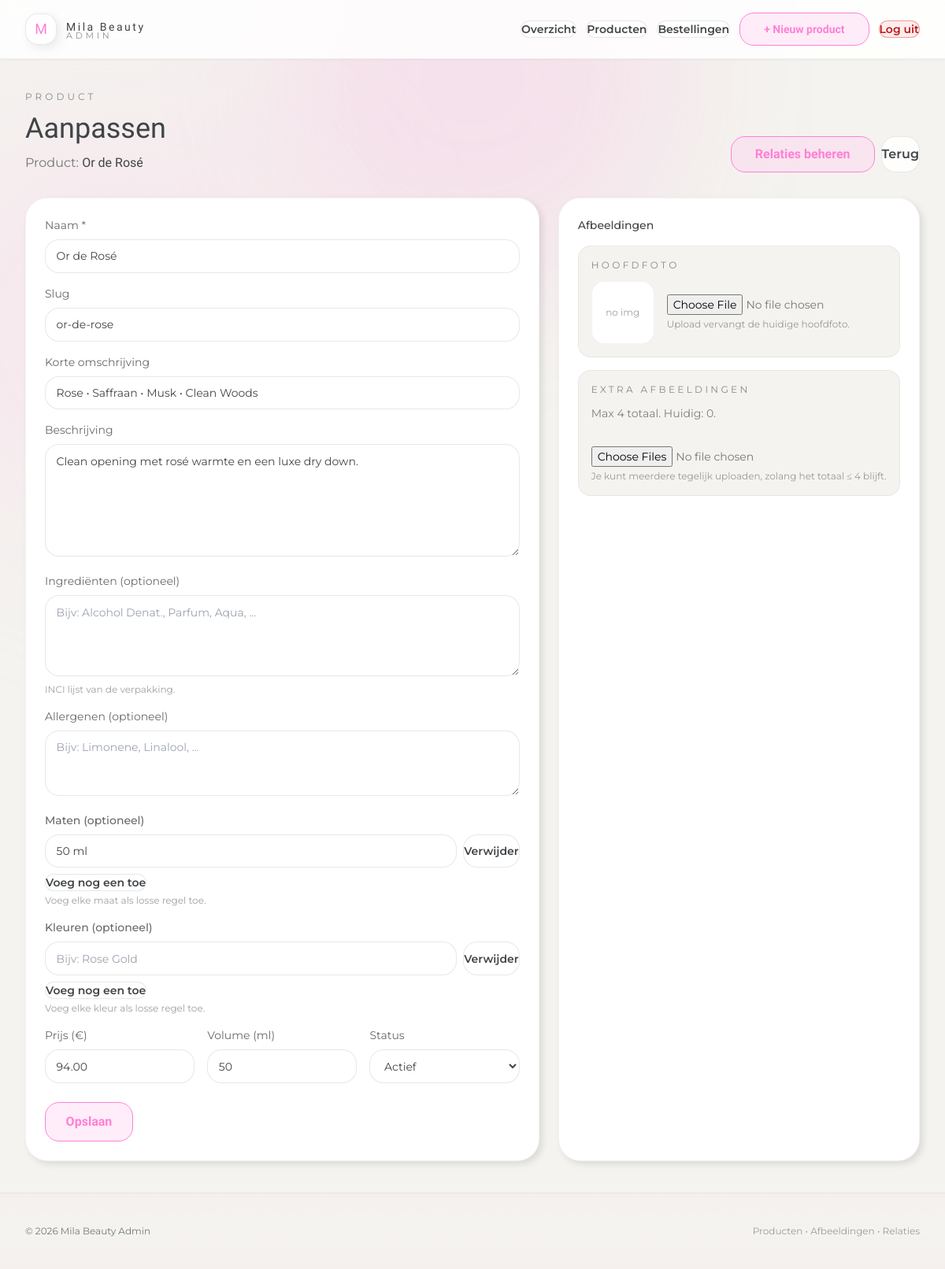
The app's page /admin/products/edit.php?id=2 (signed in) with its own data.
### tables this page shows
CREATE TABLE IF NOT EXISTS products
(
    id                int(10) UNSIGNED NOT NULL AUTO_INCREMENT PRIMARY KEY,
name              varchar(160)     NOT NULL,
    slug              varchar(200)     NOT NULL,
    short_description varchar(255)              DEFAULT NULL,
    description       text                      DEFAULT NULL,
    ingredients       text                      DEFAULT NULL,
    allergens         text                      DEFAULT NULL,
    price             decimal(10, 2)            DEFAULT NULL,
    volume_ml         int(11)                   DEFAULT NULL,
    is_active        tinyint(1)       NOT NULL DEFAULT 1,
    main_image        varchar(255)              DEFAULT NULL,
    created_at        datetime         NOT NULL DEFAULT current_timestamp(),
    updated_at        datetime         NOT NULL DEFAULT current_timestamp() ON UPDATE current_timestamp()
);

### config/db.php (called while the page is built, shortened)
<?php
function h(string $value): string
{
    return htmlspecialchars($value, ENT_QUOTES, 'UTF-8');
}

### admin/products/edit.php (the view, shortened to what this page needs)
<?php
require_once __DIR__ . '/../../config/db.php';
$pdo = db();
$id = (int)($_GET['id'] ?? 0);
$stmt = $pdo->prepare("SELECT * FROM products WHERE id = ? LIMIT 1");
$stmt->execute([$id]);
$product = $stmt->fetch();
$errors = [];
$sizeInputs = [''];
$colorInputs = [''];
$stmt = $pdo->prepare("SELECT size_label FROM product_sizes WHERE product_id=? ORDER BY sort_order ASC, id ASC");
$stmt->execute([$id]);
$sizeRows = $stmt->fetchAll(PDO::FETCH_COLUMN);
$stmt = $pdo->prepare("SELECT color_label FROM product_colors WHERE product_id=? ORDER BY sort_order ASC, id ASC");
$stmt->execute([$id]);
$colorRows = $stmt->fetchAll(PDO::FETCH_COLUMN);
if ($_SERVER['REQUEST_METHOD'] !== 'POST' || !$errors) {
    $sizeInputs = $sizeRows ?: [''];
    $colorInputs = $colorRows ?: [''];
}
$stmt = $pdo->prepare("SELECT * FROM product_images WHERE product_id=? ORDER BY sort_order ASC, id ASC");
$stmt->execute([$id]);
$extraImages = $stmt->fetchAll();
include __DIR__ . '/../includes/header.php';
?>
<div class="flex items-end justify-between gap-6 flex-wrap">
    <div>
        <div class="text-xs tracking-[.34em] uppercase text-brandText/60">Product</div>
        <h1 class="mt-3 font-serif text-3xl md:text-4xl">Aanpassen</h1>
        <p class="mt-3 text-brandText/70">Product: <span class="text-brandText font-serif"><?= h($product['name']) ?></span></p>
    </div>
    <div class="flex gap-2">
        <a class="btn btn-primary"
           href="relations.php?id=<?= (int)$id ?>">Relaties beheren</a>
        <a class="btn btn-secondary"
           href="/admin/products/">Terug</a>
    </div>
</div>
<form class="mt-8 grid lg:grid-cols-12 gap-6" method="post" enctype="multipart/form-data">
    <div class="lg:col-span-7 rounded-[28px] p-6 bg-white shadow-card border border-black/5">
        <div class="grid gap-4">
            <label class="text-sm text-brandText/80">
                Naam *
                <input name="name" value="<?= h((string)$product['name']) ?>" class="mt-2 input-field" />
            </label>
            <label class="text-sm text-brandText/80">
                Slug
                <input name="slug" value="<?= h((string)$product['slug']) ?>" class="mt-2 input-field" />
            </label>
            <label class="text-sm text-brandText/80">
                Korte omschrijving
                <input name="short_description" value="<?= h((string)($product['short_description'] ?? '')) ?>" class="mt-2 input-field" />
            </label>
            <label class="text-sm text-brandText/80">
                Beschrijving
                <textarea name="description" rows="6" class="mt-2 input-field"><?= h((string)($product['description'] ?? '')) ?></textarea>
            </label>
            <label class="text-sm text-brandText/80">
                Ingrediënten (optioneel)
                <textarea name="ingredients" rows="4"
                          class="mt-2 input-field"
                          placeholder="Bijv: Alcohol Denat., Parfum, Aqua, ..."><?= h((string)($product['ingredients'] ?? '')) ?></textarea>
                <div class="mt-1 text-xs text-brandText/50">INCI lijst van de verpakking.</div>
            </label>
            <label class="text-sm text-brandText/80">
                Allergenen (optioneel)
                <textarea name="allergens" rows="3"
                          class="mt-2 input-field"
                          placeholder="Bijv: Limonene, Linalool, ..."><?= h((string)($product['allergens'] ?? '')) ?></textarea>
            </label>
            <div class="text-sm text-brandText/80">
                <div class="font-medium">Maten (optioneel)</div>
                <div class="mt-2 grid gap-2" data-list="sizes">
                    <?php foreach ($sizeInputs as $value): ?>
                        <div class="flex gap-2">
                            <input name="sizes[]" value="<?= h($value) ?>" class="input-field flex-1" placeholder="Bijv: 50 ml" />
                            <button type="button" class="btn btn-secondary" data-remove>Verwijder</button>
                        </div>
                    <?php endforeach; ?>
                </div>
                <button type="button" class="mt-2 btn btn-secondary" data-add>Voeg nog een toe</button>
                <div class="mt-1 text-xs text-brandText/50">Voeg elke maat als losse regel toe.</div>
            </div>
            <div class="text-sm text-brandText/80">
                <div class="font-medium">Kleuren (optioneel)</div>
                <div class="mt-2 grid gap-2" data-list="colors">
                    <?php foreach ($colorInputs as $value): ?>
                        <div class="flex gap-2">
                            <input name="colors[]" value="<?= h($value) ?>" class="input-field flex-1" placeholder="Bijv: Rose Gold" />
                            <button type="button" class="btn btn-secondary" data-remove>Verwijder</button>
                        </div>
                    <?php endforeach; ?>
                </div>
                <button type="button" class="mt-2 btn btn-secondary" data-add>Voeg nog een toe</button>
                <div class="mt-1 text-xs text-brandText/50">Voeg elke kleur als losse regel toe.</div>
            </div>
            <div class="grid sm:grid-cols-3 gap-4">
                <label class="text-sm text-brandText/80">
                    Prijs (€)
                    <input name="price" value="<?= h((string)($product['price'] ?? '')) ?>" class="mt-2 input-field" />
                </label>
                <label class="text-sm text-brandText/80">
                    Volume (ml)
                    <input name="volume_ml" value="<?= h((string)($product['volume_ml'] ?? '')) ?>" class="mt-2 input-field" />
                </label>
                <label class="text-sm text-brandText/80">
                    Status
                    <select name="is_active" class="mt-2 input-field">
                        <option value="1" <?= (int)$product['is_active'] === 1 ? 'selected' : '' ?>>Actief</option>
                    </select>
                </label>
            </div>
            <div class="pt-2 flex gap-3">
                <button class="btn btn-primary btn-lg">
                    Opslaan
                </button>
            </div>
        </div>
    </div>
    <div class="lg:col-span-5 rounded-[28px] p-6 bg-white shadow-card border border-black/5">
        <div class="text-sm font-medium">Afbeeldingen</div>
        <div class="mt-4 grid gap-4">
            <div class="rounded-2xl p-4 border border-black/5 bg-brandBg">
                <div class="text-xs tracking-[.28em] uppercase text-brandText/60">Hoofdfoto</div>
                <div class="mt-3 flex items-center gap-4">
                    <div class="h-20 w-20 rounded-2xl border border-black/5 bg-white overflow-hidden flex items-center justify-center">
                        <?php if (!empty($product['main_image'])): ?>
                            <img src="/<?= h((string)$product['main_image']) ?>" class="h-full w-full object-cover" alt="">
                        <?php else: ?>
                            <span class="text-brandText/50 text-xs">no img</span>
                        <?php endif; ?>
                    </div>
                    <div class="flex-1">
                        <input type="file" name="main_image" accept="image/jpeg,image/png,image/webp" class="block w-full text-sm text-brandText/70" />
                        <div class="mt-1 text-xs text-brandText/50">Upload vervangt de huidige hoofdfoto.</div>
                    </div>
                </div>
            </div>
            <div class="rounded-2xl p-4 border border-black/5 bg-brandBg">
                <div class="text-xs tracking-[.28em] uppercase text-brandText/60">Extra afbeeldingen</div>
                <div class="mt-3 text-sm text-brandText/65">Max 4 totaal. Huidig: <?= count($extraImages) ?>.</div>
                <div class="mt-4">
                    <input type="file" name="extra_images[]" multiple accept="image/jpeg,image/png,image/webp" class="block w-full text-sm text-brandText/70" />
                    <div class="mt-1 text-xs text-brandText/50">Je kunt meerdere tegelijk uploaden, zolang het totaal ≤ 4 blijft.</div>
                </div>
            </div>
        </div>
    </div>
</form>
<?php include __DIR__ . '/../includes/footer.php'; ?>

### assets/css/theme.css (style rules this page uses)
:root { --color-brand-pink: #ff80d5; --color-brand-pink-soft: #ffccef; --color-brand-bg: #f4f3ef; --color-brand-accent: #ca9a8e; --color-brand-text: #404447; --color-brand-bg-soft: #faf4f7; --color-header-pink: rgba(255, 128, 213, 0.61); --shadow-card: 4px 4px 8px 0px rgba(0, 0, 0, 0.1); --shadow-img: 4px 4px 20px 0px rgba(132, 153, 148, 0.5); --shadow-inset-glow: 0 0 10px 0 #ca9a8e inset, 0 0 20px 2px #ca9a8e; --radius-fancy: 20px 0 20px 0; --radius-fancy-img: 100px 0 0 0; --section-accent: var(--color-brand-pink); --section-accent-soft: var(--color-brand-pink-soft); --section-button-bg: rgba(255, 204, 239, 0.37); --section-text: var(--color-brand-text); --section-bg: var(--color-brand-bg); --section-border: rgba(64, 68, 71, 0.08); }
body { background: linear-gradient(180deg, var(--color-brand-bg-soft) 0%, var(--section-bg) 45%, rgba(255, 204, 239, 0.12) 100%); color: var(--section-text); font-weight: 400; }
.btn-primary { display: inline-flex; align-items: center; justify-content: center; font-family: Taviraj, serif; font-weight: 600; border: 2px solid var(--section-accent); color: var(--section-accent); background: var(--section-button-bg); padding: 10px 30px; transition: all 0.3s ease; border-radius: var(--radius-fancy); }

### assets/css/admin.css (style rules this page uses)
:root { --admin-card-bg: #ffffff; --admin-card-soft: rgba(255, 255, 255, 0.85); --admin-border: rgba(64, 68, 71, 0.12); --admin-border-soft: rgba(64, 68, 71, 0.08); --admin-shadow: 4px 4px 12px rgba(132, 153, 148, 0.18); --admin-shadow-strong: 6px 8px 22px rgba(132, 153, 148, 0.25); }
.admin-body { background: var(--color-brand-bg); color: var(--color-brand-text); font-family: "Montserrat", ui-sans-serif, system-ui; min-height: 100vh; }
.btn { display: inline-flex; align-items: center; justify-content: center; gap: 0.35rem; font-weight: 600; border-radius: 18px; transition: all 0.2s ease; border: 1px solid transparent; }
.btn-primary { border-color: var(--color-brand-pink); color: var(--color-brand-pink); background: rgba(255, 204, 239, 0.35); font-family: "Taviraj", ui-serif, Georgia, serif; }
.btn-secondary { border-color: var(--admin-border); color: var(--color-brand-text); background: var(--admin-card-soft); }
.btn-lg { padding: 0.75rem 1.6rem; font-size: 1rem; }
.input-field { width: 100%; border-radius: 18px; border: 1px solid var(--admin-border); background: var(--admin-card-bg); padding: 0.65rem 0.85rem; color: var(--color-brand-text); outline: none; transition: box-shadow 0.2s ease, border-color 0.2s ease; }

### records on screen
products: name "Or de Rosé", slug "or-de-rose", short_description "Rose • Saffraan • Musk • Clean Woods", description "Clean opening met rosé warmte en een luxe dry down.", price "94.00", volume_ml "50", is_active "Actief"

### other values on screen
$link['label'] "Overzicht"
$link['label'] "Producten"
$link['label'] "Bestellingen"
$link['label'] "+ Nieuw product"
$link['label'] "Log uit"
count($extraImages) "0"
